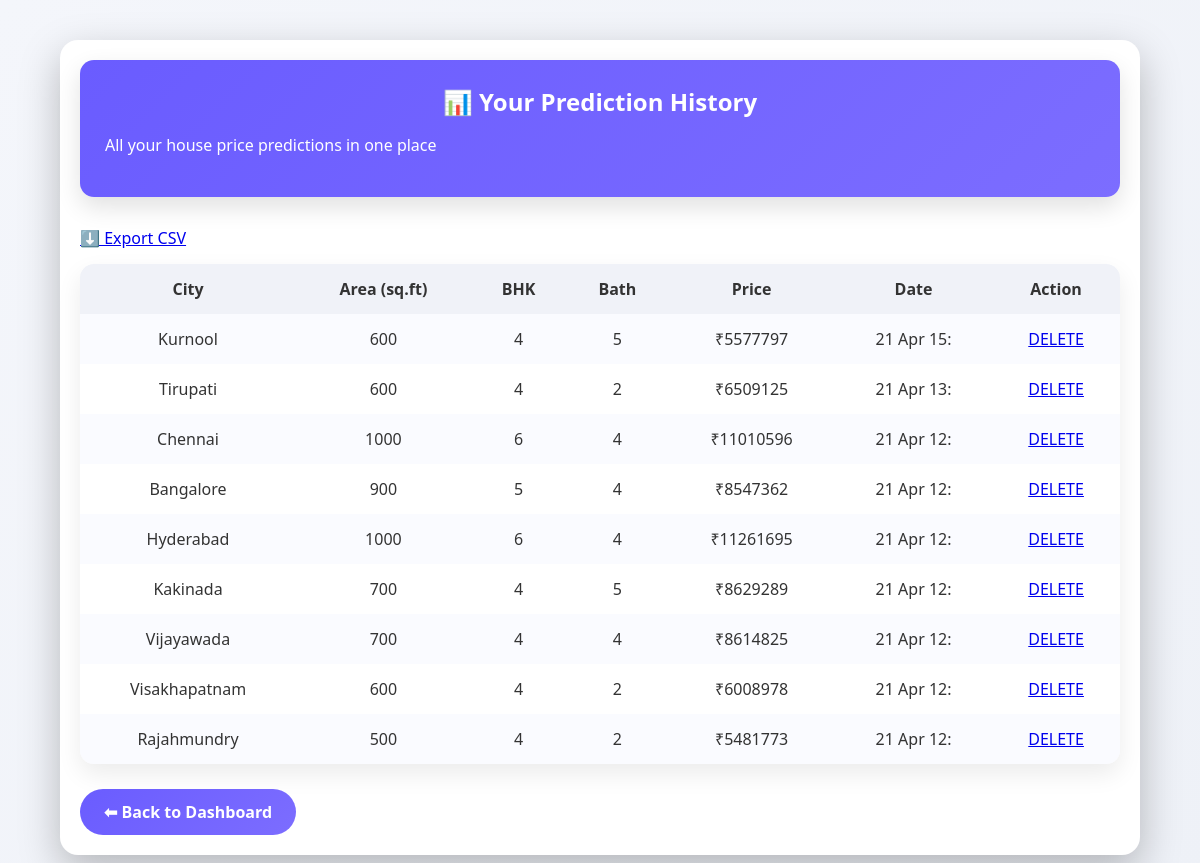
The app's page /user/history (signed in) with its own data.
### tables this page shows
CREATE TABLE predictions (
            id INTEGER PRIMARY KEY AUTOINCREMENT,
            area INTEGER,
            bedrooms INTEGER,
            bathrooms INTEGER,
            city TEXT,
            model TEXT,
            price INTEGER,
            time TEXT,
            user_email TEXT
        );

### app.py (the view)
@app.route("/user/history")
def user_history():
    if not session.get("user_email"):
        return redirect("/login_user")
    conn = get_db()
    rows = conn.execute("""
        SELECT id, area, bedrooms, bathrooms,city, model, price, time
        FROM predictions
        WHERE user_email = ?
        ORDER BY id DESC
    """, (session["user_email"],)).fetchall()
    conn.close()
    return render_template(
        "user_history.html",
        predictions=rows,
        user=session.get("user")
    )

### app.py (called while the page is built)
@app.context_processor
def inject_user():
    return {
        "is_admin": session.get("admin"),
        "is_user": session.get("user"),
        "user_name": session.get("user")
    }

### database.py (called while the page is built)
def get_db():
    conn = sqlite3.connect(DB_NAME)
    conn.row_factory = sqlite3.Row
    return conn

### templates/user_history.html (shortened to what this page needs)
<!DOCTYPE html>
<html lang="en">
<head>
    <link rel="stylesheet" href="{{ url_for('static', filename='style.css') }}">
</head>
<body>
<div class="container">
    <div class="header">
        <h2>📊 Your Prediction History</h2>
        <p>All your house price predictions in one place</p>
    </div>
    <div style="margin-bottom:15px;">
    <a href="/user/download" class="btn btn-primary">
        ⬇️ Export CSV
    </a>
</div>
{% if predictions %}
    <table>
        <tr>
            <th>City</th>
            <th>Area (sq.ft)</th>
            <th>BHK</th>
            <th>Bath</th>
            <th>Price</th>
            <th>Date</th>
            <th>Action</th>
        </tr>
        {% for p in predictions %}
        <tr>
    <td>{{ p.city }}</td>
    <td>{{ p.area }}</td>
    <td>{{ p.bedrooms }}</td>
    <td>{{ p.bathrooms }}</td>
    <td>₹{{ p.price }}</td>
    <td>{{ p.time[:10] }}</td>
    <td>
        <a href="/user/delete/{{ p.id }}"
           onclick="return confirm('Delete this prediction?')">
           DELETE
        </a>
    </td>
</tr>
        {% endfor %}
    </table>
    {% else %}
        <div class="empty">
            <h3>No predictions found</h3>
            <p>Start predicting house prices to see history here.</p>
        </div>
    {% endif %}
    <a href="/user_dashboard" class="back-btn">⬅ Back to Dashboard</a>
</div>
</body>
</html>

### static/style.css (style rules this page uses)
:root { --primary: #667eea; --secondary: #764ba2; --bg: #f4f6fb; --card: #ffffff; --text: #333; }
* { box-sizing: border-box; }
body { margin: 0; font-family: "Segoe UI", Tahoma, sans-serif; background: var(--bg); color: var(--text); min-height: 100vh; transition: background 0.5s ease, color 0.5s ease; }
.container { width: 90%; max-width: 950px; margin: 90px auto; background: var(--card); padding: 30px; border-radius: 18px; box-shadow: 0 15px 40px rgba(0,0,0,0.25); animation: fadeIn 0.7s ease; transition: background 0.5s ease; }
h1, h2 { text-align: center; }

### templates/user_history.html (style rules this page uses)
body { margin: 0; font-family: "Segoe UI", sans-serif; background: linear-gradient(135deg, #f4f6fb, #eef1f7); }
.container { max-width: 1100px; margin: 40px auto; padding: 20px; }
.header { background: linear-gradient(135deg, #6a5cff, #7c6dff); color: #fff; padding: 25px; border-radius: 14px; box-shadow: 0 10px 25px rgba(0,0,0,0.12); margin-bottom: 30px; }
.header h2 { margin: 0; }
table { width: 100%; border-collapse: collapse; background: #fff; border-radius: 14px; overflow: hidden; box-shadow: 0 10px 25px rgba(0,0,0,0.08); }
th, td { padding: 14px 16px; text-align: center; }
th { background: #f0f2f8; color: #333; font-weight: 600; }
tr:nth-child(even) { background: #fafbff; }
.back-btn { display: inline-block; margin-top: 25px; padding: 12px 24px; background: linear-gradient(135deg, #6a5cff, #7c6dff); color: #fff; border-radius: 30px; text-decoration: none; font-weight: 600; }

### records on screen
predictions: city "Kurnool", area "600", bedrooms "4", bathrooms "5", price "5577797", time "21 Apr 15:"
predictions: city "Tirupati", area "600", bedrooms "4", bathrooms "2", price "6509125", time "21 Apr 13:"
predictions: city "Chennai", area "1000", bedrooms "6", bathrooms "4", price "11010596", time "21 Apr 12:"
predictions: city "Bangalore", area "900", bedrooms "5", bathrooms "4", price "8547362", time "21 Apr 12:"
predictions: city "Hyderabad", area "1000", bedrooms "6", bathrooms "4", price "11261695", time "21 Apr 12:"
predictions: city "Kakinada", area "700", bedrooms "4", bathrooms "5", price "8629289", time "21 Apr 12:"
predictions: city "Vijayawada", area "700", bedrooms "4", bathrooms "4", price "8614825", time "21 Apr 12:"
predictions: city "Visakhapatnam", area "600", bedrooms "4", bathrooms "2", price "6008978", time "21 Apr 12:"
predictions: city "Rajahmundry", area "500", bedrooms "4", bathrooms "2", price "5481773", time "21 Apr 12:"
